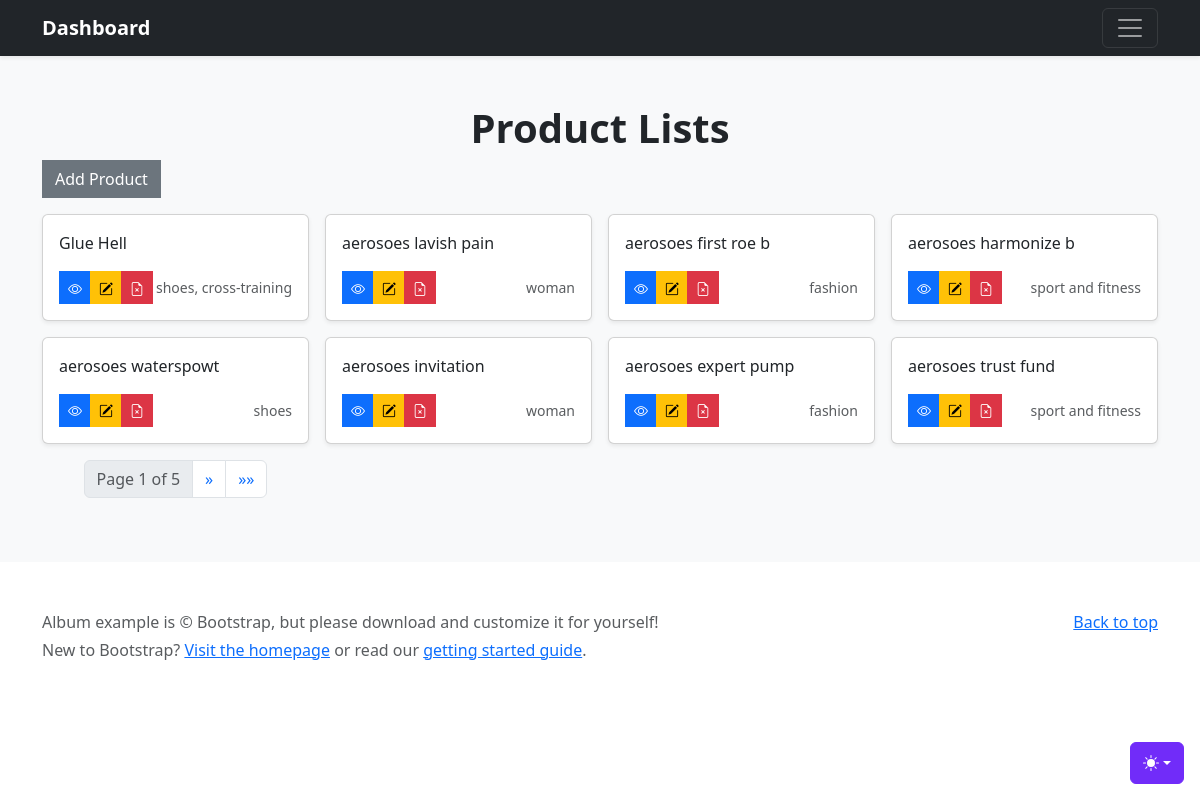
/dashboard/products/, run on an earlier commit of the app's database.
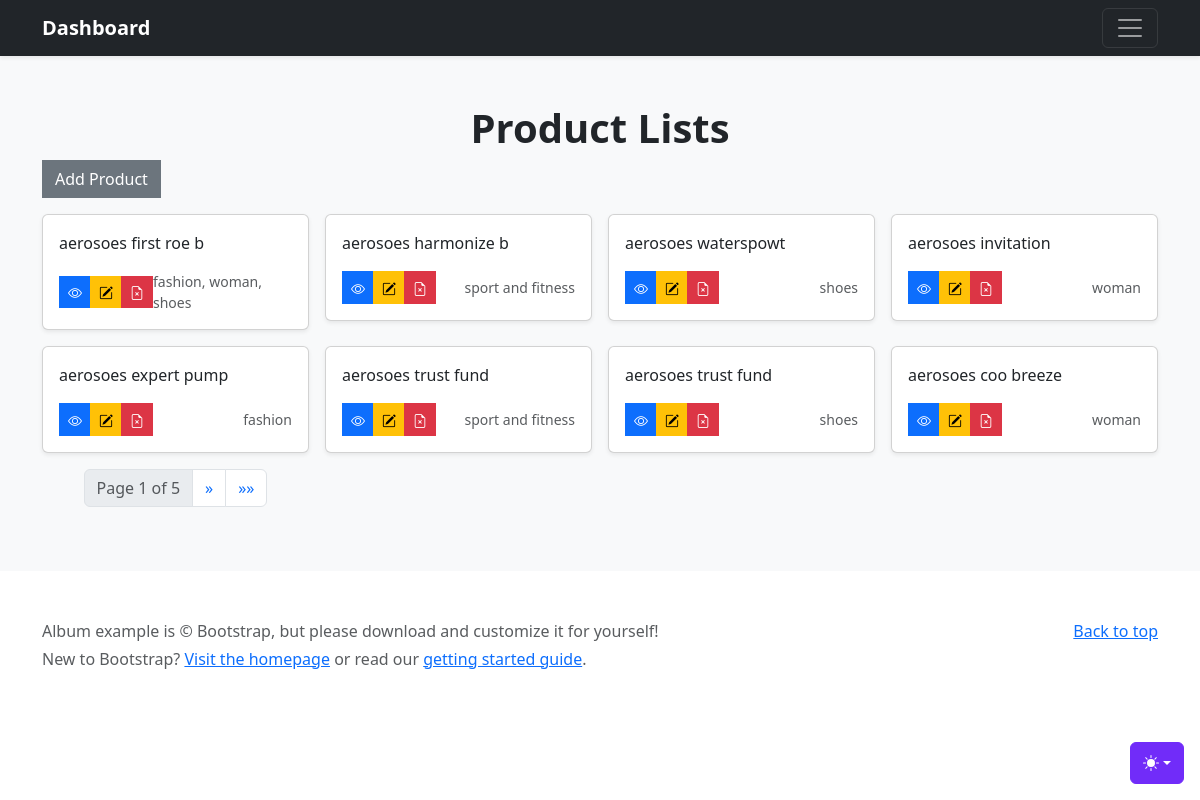
And on a later commit of the database.
### inventory/models.py (models this page shows, shortened)
class Product(models.Model):
    name = models.CharField(max_length=100)
    description = models.TextField()
    slug = models.SlugField()
    is_active = models.BooleanField()
    category = models.ManyToManyField(Category)

class Category(models.Model):
    name = models.CharField(max_length=50)
    slug = models.SlugField()
    is_active = models.BooleanField()
    class Meta:
        verbose_name_plural = "Categories"
    def __str__(self) -> str:
        return self.name

### inventory/views.py (the view)
# urls.py: path('products/', views.products, name="products"),
def products(request):
    objs = Product.objects.all().order_by('-id')
    paginator = Paginator(objs, 8)
    page_number = request.GET.get('page')
    page_obj = paginator.get_page(page_number)
    return render(request, 'product/grid-output.html', {'page_obj':page_obj})

### inventory/templates/product/grid-output.html (shortened to what this page needs)
{% extends 'base/base.html' %}
  {% block content %}
    <main>
      <div class="album py-5 bg-body-tertiary">
        <div class="container">
          <h1 class="text-center"><strong>Product Lists</strong></h1>
          <a href="{% url 'add' %}" class="btn btn-secondary rounded-0">Add Product</a>
          <div class="row row-cols-1 row-cols-sm-2 row-cols-md-4 g-3">
            {% if page_obj %}
              {% for product in page_obj %}
                <div class="col">
                  <div class="card shadow-sm">
                      <rect width="100%" height="100%" fill="#55595c" />
                    <div class="card-body">
                      <p class="card-text">{{ product.name|slice:":20" }}</p>
                      <div class="d-flex justify-content-between align-items-center">
                        <div class="btn-group">
                          <a href="{% url 'view' product.slug %}" type="button" class="btn btn-sm btn-primary rounded-0"><i class="bi bi-eye"></i></a>
                          <a href="{% url 'edit' product.slug %}" type="button" class="btn btn-sm btn-warning"><i class="bi bi-pencil-square"></i></a>
                          <a href="{% url 'delete' product.slug %}"
                          type="button"
                          class="btn btn-sm btn-danger delete-btn">
                          <i class="bi bi-file-earmark-x"></i>
                          </a>
                        </div>
                        <small class="text-body-secondary">
                            {{ product.category.all|join:", " }}
                        </small>
                      </div>
                    </div>
                  </div>
                </div>
              {% endfor %}
              <div class="d-flex justify-content-center">
                <nav aria-label="Page navigation">
                    <ul class="pagination">
                        <li class="page-item disabled">
                            <span class="page-link">Page {{ page_obj.number }} of {{ page_obj.paginator.num_pages }}</span>
                        </li>
                        {% if page_obj.has_next %}
                            <li class="page-item">
                                <a class="page-link" href="?page={{ page_obj.next_page_number }}" aria-label="Next">
                                    <span aria-hidden="true">&raquo;</span>
                                </a>
                            </li>
                            <li class="page-item">
                                <a class="page-link" href="?page={{ page_obj.paginator.num_pages }}" aria-label="Last">
                                    <span aria-hidden="true">&raquo;&raquo;</span>
                                </a>
                            </li>
                        {% endif %}
                    </ul>
                </nav>
              </div>
            {% endif %}
          </div>
        </div>
      </div>
    </main>
  {% endblock %}

What changed in the data, as far as the page shows it:
removed Product: name "Glue Hell", category.all "shoes, cross-training"
removed Product: name "aerosoes lavish pain", category.all "woman"
changed Product "aerosoes first roe b": category.all "fashion" → "fashion, woman, shoes"
now on this page (row unchanged): Product: name "aerosoes trust fund", category.all "shoes"
now on this page (row unchanged): Product: name "aerosoes coo breeze", category.all "woman"
